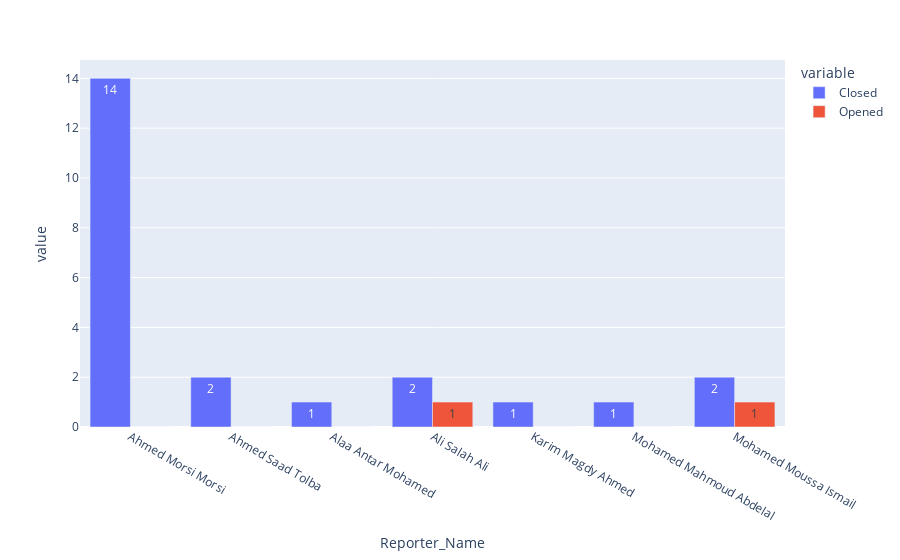

Notebook code cell kept with this figure:
### Code cell
# أو الطريقة الصحيحة 2: استخدام index مباشرة
reporter_cases = cases.groupby(['Reporter_Name', 'Follow_Up'])['Follow_Up'].count().unstack().fillna(0).astype(int)

px.bar(data_frame=reporter_cases.reset_index(), x='Reporter_Name', y=['Closed', 'Opened'], barmode='group',text_auto=True)

### Figure 1 — Plotly figure (JSON) as saved in the notebook; plotly's stock layout.template omitted (floating-point values rounded to 4 significant figures)
{"data": [{"alignmentgroup": "True", "hovertemplate": "variable=Closed<br>Reporter_Name=%{x}<br>value=%{y}<extra></extra>", "legendgroup": "Closed", "marker": {"color": "#636efa", "pattern": {"shape": ""}}, "name": "Closed", "offsetgroup": "Closed", "orientation": "v", "showlegend": true, "textposition": "auto", "texttemplate": "%{y}", "type": "bar", "x": ["Ahmed Morsi Morsi", "Ahmed Saad Tolba", "Alaa Antar Mohamed", "Ali Salah Ali", "Karim Magdy Ahmed", "Mohamed Mahmoud Abdelal", "Mohamed Moussa Ismail"], "xaxis": "x", "y": [14, 2, 1, 2, 1, 1, 2], "yaxis": "y"}, {"alignmentgroup": "True", "hovertemplate": "variable=Opened<br>Reporter_Name=%{x}<br>value=%{y}<extra></extra>", "legendgroup": "Opened", "marker": {"color": "#EF553B", "pattern": {"shape": ""}}, "name": "Opened", "offsetgroup": "Opened", "orientation": "v", "showlegend": true, "textposition": "auto", "texttemplate": "%{y}", "type": "bar", "x": ["Ahmed Morsi Morsi", "Ahmed Saad Tolba", "Alaa Antar Mohamed", "Ali Salah Ali", "Karim Magdy Ahmed", "Mohamed Mahmoud Abdelal", "Mohamed Moussa Ismail"], "xaxis": "x", "y": [0, 0, 0, 1, 0, 0, 1], "yaxis": "y"}], "layout": {"barmode": "group", "legend": {"title": {"text": "variable"}, "tracegroupgap": 0}, "margin": {"t": 60}, "xaxis": {"anchor": "y", "domain": [0, 1], "title": {"text": "Reporter_Name"}}, "yaxis": {"anchor": "x", "domain": [0, 1], "title": {"text": "value"}}}}
